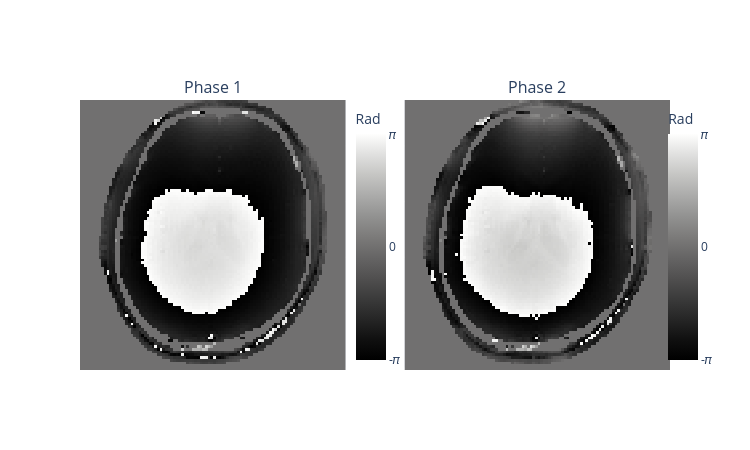

The code cell stored with this chart in its notebook:
### Code cell
#| label: b0Fig9jna

# Prepare Python environment
import numpy as np
import plotly.express as px
import os
import nibabel as nib
import numpy as np
from plotly.subplots import make_subplots
import plotly.graph_objects as go
import math
import json

import scipy.io as sio
from pathlib import Path

from contextlib import contextmanager
import sys, os
from pathlib import Path

@contextmanager
def suppress_stdout():
    with open(os.devnull, "w") as devnull:
        old_stdout = sys.stdout
        sys.stdout = devnull
        try:  
            yield
        finally:
            sys.stdout = old_stdout

import os
from pathlib import Path

def find_myst_yml_directories(start_dir=None):
    """
    Recursively search for directories containing myst.yml file.
    
    Args:
        start_dir (str or Path): Starting directory (defaults to current directory)
    
    Returns:
        list: List of full paths to directories containing myst.yml
    """
    if start_dir is None:
        start_dir = Path.cwd()
    else:
        start_dir = Path(start_dir)
    
    myst_dirs = []
    
    def _search_directory(current_dir):
        # Check if myst.yml exists in current directory
        myst_file = current_dir / "myst.yml"
        if myst_file.exists():
            myst_dirs.append(str(current_dir.resolve()))
            # Don't search subdirectories if we found myst.yml here
            return
        
        # Recursively search all subdirectories
        for item in current_dir.iterdir():
            if item.is_dir():
                try:
                    _search_directory(item)
                except (PermissionError, OSError):
                    # Skip directories we can't access
                    continue
    
    _search_directory(start_dir)
    return myst_dirs

def find_myst_yml_directories_upwards(start_dir=None):
    """
    Search for myst.yml in current directory, if not found go to parent and repeat.
    
    Args:
        start_dir (str or Path): Starting directory (defaults to current directory)
    
    Returns:
        str or None: Full path of directory containing myst.yml, or None if not found
    """
    if start_dir is None:
        current_dir = Path.cwd()
    else:
        current_dir = Path(start_dir)
    
    # Keep going up until we reach the filesystem root
    while current_dir != current_dir.parent:  # Stop at root
        myst_file = current_dir / "myst.yml"
        if myst_file.exists():
            return str(current_dir.resolve())
        
        # Move to parent directory
        current_dir = current_dir.parent
    
    return None

with suppress_stdout():
    repo_path = Path(find_myst_yml_directories_upwards())
    print(repo_path)
    data_req_path = repo_path / "binder" / "data_requirement.json"
    data_path = repo_path / "data"
    dataset_path = data_path / "qmrlab-mooc"
    
data_dir = dataset_path / "05-B0" / "05-B0" / "data"/ "fmap" 

PI_UNICODE = "\U0001D70B"
fname_mag_e1 = data_dir / "sub-fmap_magnitude1.nii.gz"
fname_phase_e1 = data_dir / "sub-fmap_phase1.nii.gz"
fname_phase_e1_json = data_dir / "sub-fmap_phase1.json"
fname_phase_e2 = data_dir / "sub-fmap_phase2.nii.gz"
fname_mask = data_dir / "mask.nii.gz"
fname_fmap = data_dir / "fmap.nii.gz"

nii_mag_e1 = nib.load(fname_mag_e1)
nii_phase_e1 = nib.load(fname_phase_e1)
nii_phase_e2 = nib.load(fname_phase_e2)
nii_mask = nib.load(fname_mask)
nii_fmap = nib.load(fname_fmap)

#| label: b0Fig8jn

#| label: b0Fig7jn

# Prepare Python environment
import numpy as np
import plotly.express as px
import os
import nibabel as nib
import numpy as np
from plotly.subplots import make_subplots
import plotly.graph_objects as go
import math
import json

import scipy.io as sio
from pathlib import Path


PI_UNICODE = "\U0001D70B"
fname_mag_e1 = data_dir / "sub-fmap_magnitude1.nii.gz"
fname_phase_e1 = data_dir / "sub-fmap_phase1.nii.gz"
fname_phase_e1_json = data_dir / "sub-fmap_phase1.json"
fname_phase_e2 = data_dir / "sub-fmap_phase2.nii.gz"
fname_mask = data_dir / "mask.nii.gz"
fname_fmap = data_dir / "fmap.nii.gz"

nii_mag_e1 = nib.load(fname_mag_e1)
nii_phase_e1 = nib.load(fname_phase_e1)
nii_phase_e2 = nib.load(fname_phase_e2)
nii_mask = nib.load(fname_mask)
nii_fmap = nib.load(fname_fmap)

import numpy as np
import plotly.express as px
import os
import nibabel as nib
import numpy as np
from plotly.subplots import make_subplots
import plotly.graph_objects as go
import math
import json
PI_UNICODE = "\U0001D70B"

def complex_difference(phase1, phase2):
    """ Calculates the complex difference between 2 phase arrays (phase2 - phase1)

    Args:
        phase1 (numpy.ndarray): Array containing phase data in radians
        phase2 (numpy.ndarray): Array containing phase data in radians. Must be the same shape as phase1.

    Returns:
        numpy.ndarray: The difference in phase between each voxels of phase2 and phase1 (phase2 - phase1)
    """

    # Calculate phasediff using complex difference
    comp_0 = np.exp(-1j * phase1)
    comp_1 = np.exp(1j * phase2)
    return np.angle(comp_0 * comp_1)
n=2
def plot_2_echo_fmap(phase1, phase2, echotime1, echotime2):
    phase_diff = complex_difference(phase1, phase2)
    fmap = phase_diff / (echotime2 - echotime1) / 2 / math.pi

    # Attempt at subplots
    fig = make_subplots(rows=1, cols=2, shared_xaxes=False, horizontal_spacing=0.1, subplot_titles=("Phase 1", "Phase 2"), specs=[[{"type": "Heatmap"}, {"type": "Heatmap"}]], )
    
    fig.add_trace(go.Heatmap(z=np.rot90(phase1, k=-1), colorscale='gray', colorbar_x=1/n - 0.05, zmin=-math.pi, zmax=math.pi,
                             colorbar=dict(title="Rad",
                                           titleside="top",
                                           tickmode="array",
                                           tickvals=[-math.pi, 0, math.pi-0.01],
                                           ticktext = [f"-{PI_UNICODE}", 0, f'{PI_UNICODE}'])), 1, 1)
    fig.add_trace(go.Heatmap(z=np.rot90(phase2, k=-1), colorscale='gray', colorbar_x=2/n - 0.02, zmin=-math.pi, zmax=math.pi,
                             colorbar=dict(title="Rad",
                                           titleside="top",
                                           tickmode="array",
                                           tickvals=[-math.pi, 0, math.pi-0.01],
                                           ticktext = [f"-{PI_UNICODE}", 0, f'{PI_UNICODE}'])), 1, 2)
    
    fig.update_xaxes(showticklabels=False)
    fig.update_yaxes(showticklabels=False)
    fig.update_layout({"height": 450, "width": 750})
    
    fig.show()


def plot_2_echo_fmap_bottom(phase1, phase2, echotime1, echotime2):
    phase_diff = complex_difference(phase1, phase2)
    fmap = phase_diff / (echotime2 - echotime1) / 2 / math.pi

    # Attempt at subplots
    fig = make_subplots(rows=1, cols=2, shared_xaxes=False, horizontal_spacing=0.1, subplot_titles=("Phase difference", "B0 field map"), specs=[[{"type": "Heatmap"}, {"type": "Heatmap"}]], )
    
    fig.add_trace(go.Heatmap(z=np.rot90(phase_diff, k=-1), colorscale='gray', colorbar_x=1/n - 0.05, zmin=-math.pi, zmax=math.pi,
                             colorbar=dict(title="Rad",
                                           titleside="top",
                                           tickmode="array",
                                           tickvals=[-math.pi, 0, math.pi-0.01],
                                           ticktext = [f"-{PI_UNICODE}", 0, f'{PI_UNICODE}'])), 1, 1)
    fig.add_trace(go.Heatmap(z=np.rot90(fmap, k=-1), colorscale='gray',colorbar_x=2/n - 0.02,
                             colorbar=dict(title="Hz",
                                           titleside="top")), 1, 2)
    
    fig.update_xaxes(showticklabels=False)
    fig.update_yaxes(showticklabels=False)
    fig.update_layout({"height": 450, "width": 750})
    
    fig.show()

def get_circle(x, y, r):
    if x < 1 or y < 1 or r < 1:
        raise ValueError("Input parameters are too small")
        
    my_array = np.zeros([x,y])
    for i in range(x):
        for j in range(y):
            squared = (i-(x/2))**2 + (j-(y/2))**2
            h = np.sqrt(squared)
            if h < r:
                my_array[i,j] = 1
    return my_array

echo1 = get_circle(100, 100, 30) * -1
echo2 = get_circle(100, 100, 30) * 2
echo_time1 = 0.005
echo_time2 = 0.01

mask = nii_mask.get_fdata()[30:-30,8:105,30]
phase1 = (nii_phase_e1.get_fdata()[30:-30,8:105,30] * math.pi / 4096) * mask
phase2 = (nii_phase_e2.get_fdata()[30:-30,8:105,30] * math.pi / 4096) * mask
echo_time1 = 0.00338
echo_time2 = 0.00558

plot_2_echo_fmap(phase1, phase2, echo_time1, echo_time2)

### Figure 1 — Plotly figure (JSON) as saved in the notebook; plotly's stock layout.template omitted (floating-point values rounded to 4 significant figures; data arrays with more than 128 entries replaced by an {"elided": "..."} marker saying what was removed)
{"data": [{"colorbar": {"tickmode": "array", "ticktext": ["-𝜋", 0, "𝜋"], "tickvals": [-3.142, 0, 3.132], "title": {"side": "top", "text": "Rad"}, "x": 0.45}, "colorscale": [[0, "rgb(0, 0, 0)"], [0.09091, "rgb(16, 16, 16)"], [0.1818, "rgb(38, 38, 38)"], [0.2727, "rgb(59, 59, 59)"], [0.3636, "rgb(81, 80, 80)"], [0.4545, "rgb(102, 101, 101)"], [0.5455, "rgb(124, 123, 122)"], [0.6364, "rgb(146, 146, 145)"], [0.7273, "rgb(171, 171, 170)"], [0.8182, "rgb(197, 197, 195)"], [0.9091, "rgb(224, 224, 223)"], [1, "rgb(254, 254, 253)"]], "type": "heatmap", "xaxis": "x", "yaxis": "y", "z": {"elided": "97x100 float values"}, "zmax": 3.142, "zmin": -3.142}, {"colorbar": {"tickmode": "array", "ticktext": ["-𝜋", 0, "𝜋"], "tickvals": [-3.142, 0, 3.132], "title": {"side": "top", "text": "Rad"}, "x": 0.98}, "colorscale": [[0, "rgb(0, 0, 0)"], [0.09091, "rgb(16, 16, 16)"], [0.1818, "rgb(38, 38, 38)"], [0.2727, "rgb(59, 59, 59)"], [0.3636, "rgb(81, 80, 80)"], [0.4545, "rgb(102, 101, 101)"], [0.5455, "rgb(124, 123, 122)"], [0.6364, "rgb(146, 146, 145)"], [0.7273, "rgb(171, 171, 170)"], [0.8182, "rgb(197, 197, 195)"], [0.9091, "rgb(224, 224, 223)"], [1, "rgb(254, 254, 253)"]], "type": "heatmap", "xaxis": "x2", "yaxis": "y2", "z": {"elided": "97x100 float values"}, "zmax": 3.142, "zmin": -3.142}], "layout": {"annotations": [{"font": {"size": 16}, "showarrow": false, "text": "Phase 1", "x": 0.225, "xanchor": "center", "xref": "paper", "y": 1, "yanchor": "bottom", "yref": "paper"}, {"font": {"size": 16}, "showarrow": false, "text": "Phase 2", "x": 0.775, "xanchor": "center", "xref": "paper", "y": 1, "yanchor": "bottom", "yref": "paper"}], "height": 450, "width": 750, "xaxis": {"anchor": "y", "domain": [0, 0.45], "showticklabels": false}, "xaxis2": {"anchor": "y2", "domain": [0.55, 1], "showticklabels": false}, "yaxis": {"anchor": "x", "domain": [0, 1], "showticklabels": false}, "yaxis2": {"anchor": "x2", "domain": [0, 1], "showticklabels": false}}}
